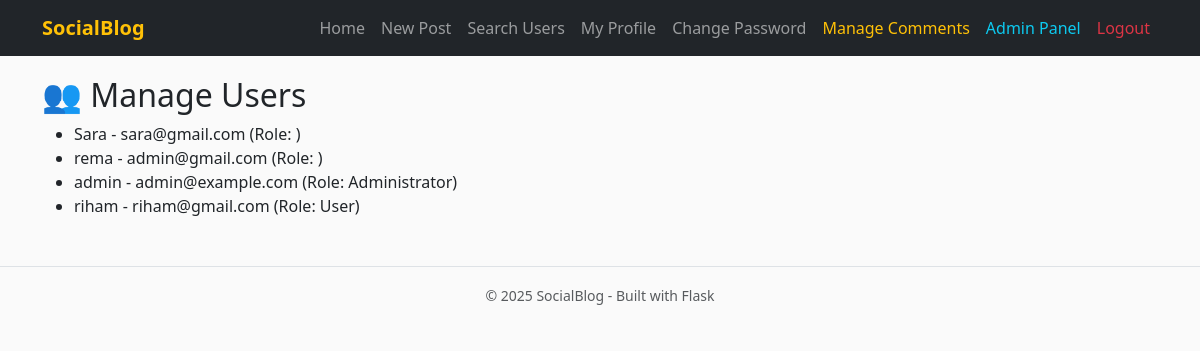
The app's page /admin/users (signed in) with its own data.
### app/models.py (models this page shows, shortened)
class User(UserMixin, db.Model):
    __tablename__ = "users"
    id = db.Column(db.Integer, primary_key=True)
    username = db.Column(db.String(64), unique=True, index=True)
    email = db.Column(db.String(120), unique=True, index=True)
    password_hash = db.Column(db.String(128))
    confirmed = db.Column(db.Boolean, default=False)
    role_id = db.Column(db.Integer, db.ForeignKey('roles.id'))
    name = db.Column(db.String(64))
    location = db.Column(db.String(64))
    bio = db.Column(db.Text())
    member_since = db.Column(db.DateTime(), default=db.func.now())
    last_seen = db.Column(db.DateTime(), default=db.func.now())
    posts = db.relationship('Post', backref='author', lazy='dynamic')
    comments = db.relationship('Comment', backref='author', lazy='dynamic')
    followed = db.relationship(
        'Follow',
        foreign_keys=[Follow.follower_id],
        backref=db.backref('follower', lazy='joined'),
        lazy='dynamic',
        cascade='all, delete-orphan'
    )
    followers = db.relationship(
        'Follow',
        foreign_keys=[Follow.followed_id],
        backref=db.backref('followed', lazy='joined'),
        lazy='dynamic',
        cascade='all, delete-orphan'
    )
    def can(self, perm):
        return self.role is not None and (self.role.permissions & perm) == perm
    def is_administrator(self):
        return self.can(Permission.ADMIN)
    @property
    def password(self):
        raise AttributeError("password is not readable")
    def ping(self):
        self.last_seen = datetime.utcnow()
        db.session.add(self)
        db.session.commit()

class Role(db.Model):
    __tablename__ = 'roles'
    id = db.Column(db.Integer, primary_key=True)
    name = db.Column(db.String(64), unique=True)
    default = db.Column(db.Boolean, default=False, index=True)
    permissions = db.Column(db.Integer)
    users = db.relationship('User', backref='role', lazy='dynamic')

### app/admin/views.py (the view)
@admin.route('/users')
@login_required
@admin_required
def manage_users():
    users = User.query.all()
    return render_template('admin/manage_users.html', users=users)

### app/auth/views.py (called while the page is built)
@auth.before_app_request
def before_request():
    if current_user.is_authenticated:
        current_user.ping()
        if not current_user.confirmed \
                and request.blueprint != 'auth' \
                and request.endpoint != 'static':
            return redirect(url_for('auth.unconfirmed'))

### app/models.py (called while the page is built)
def permission_required(permission):
    def decorator(f):
        @wraps(f)
        def decorated_function(*args, **kwargs):
            if not current_user.can(permission):
                abort(403)
            return f(*args, **kwargs)
        return decorated_function
    return decorator

@login_manager.user_loader
def load_user(user_id):
    return User.query.get(int(user_id))

### app/admin/templates/admin/manage_users.html
{% extends "base.html" %}
{% block content %}
<h2>👥 Manage Users</h2>
<ul>
  {% for user in users %}
    <li>{{ user.username }} - {{ user.email }} (Role: {{ user.role.name }})</li>
  {% endfor %}
</ul>
{% endblock %}

### app/templates/base.html (style rules this page uses)
body { padding-top: 60px; background-color: #fafafa; }

### records on screen
User: username "Sara", email "sara@gmail.com"
User: username "rema", email "admin@gmail.com"
User: username "admin", email "admin@example.com", role.name "Administrator"
User: username "riham", email "riham@gmail.com", role.name "User"

### other values on screen
{{ current_year or 2025 }} "2025"
